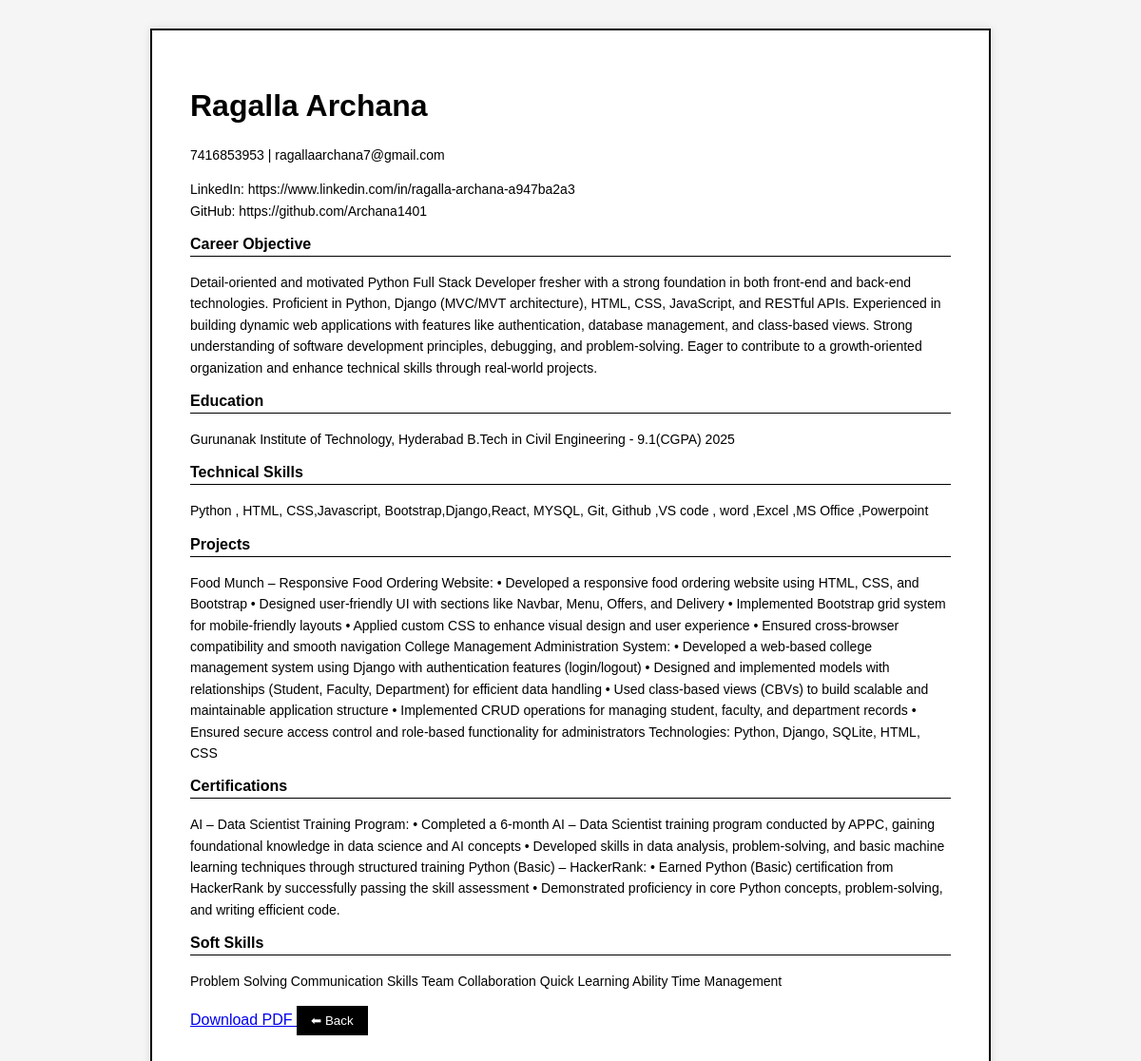
Screenshot of /view/5/ with the database file from the repository.
### resume_app/models.py (models this page shows, shortened)
class Resume(models.Model):
    name = models.CharField(max_length=100)
    phone = models.CharField(max_length=15)
    email = models.EmailField()
    linkedin = models.URLField()
    github = models.URLField()
    career_objective = models.TextField()
    education = models.TextField()
    technical_skills = models.TextField()
    projects = models.TextField()
    certifications = models.TextField()
    soft_skills = models.TextField()

### resume_app/views.py (the view)
# urls.py: path('view/<int:id>/', views.view_resume, name='view'),
def view_resume(request, id):
    resume = Resume.objects.get(id=id)
    return render(request, 'display.html', {'resume': resume})

### templates/display.html (shortened to what this page needs)
{% load static %}
<!DOCTYPE html>
<html>
<head>
    <link rel="stylesheet" href="{% static 'css/style.css' %}">
</head>
<body>
<div class="resume">
    <h1>{{ resume.name }}</h1>
    <p>{{ resume.phone }} | {{ resume.email }}</p>
    <p>
        LinkedIn: {{ resume.linkedin }} <br>
        GitHub: {{ resume.github }}
    </p>
    <h3>Career Objective</h3>
    <p>{{ resume.career_objective }}</p>
    <h3>Education</h3>
    <p>{{ resume.education }}</p>
    <h3>Technical Skills</h3>
    <p>{{ resume.technical_skills }}</p>
    <h3>Projects</h3>
    <p>{{ resume.projects }}</p>
    <h3>Certifications</h3>
    <p>{{ resume.certifications }}</p>
    <h3>Soft Skills</h3>
    <p>{{ resume.soft_skills }}</p>
    <a class="btn" href="{% url 'download' resume.id %}">
        Download PDF
    </a>
    <a href="{% url 'list' %}">
    <button>⬅ Back</button>
</a>
</div>
</body>
</html>

### static/css/style.css (style rules this page uses)
body { font-family: Arial, sans-serif; background:whitesmoke; margin: 0; }
h3 { margin-top: 20px; }
button { padding: 8px 15px; background: black; color: white; border: none; cursor: pointer; }
.resume { width: 800px; margin: 30px auto; background: #fff; padding: 40px; border: 2px solid #000; box-shadow: 0 0 10px rgba(0,0,0,0.1); }
p { font-size: 14px; line-height: 1.6; }
h3 { font-size: 16px; border-bottom: 1px solid black !important; padding-bottom: 3px; margin-top: 15px; }

### rows the page displays
Resume: name "Ragalla Archana", phone "7416853953", email "ragallaarchana7@gmail.com", linkedin "https://www.linkedin.com/in/ragalla-archana-a947ba2a3", github "https://github.com/Archana1401", career_objective "Detail-oriented and motivated Python Full Stack Developer fresher with a strong foundation in both front-end and back-end technologies. Proficient in Python, Django (MVC/MVT architecture), HTML, CSS, JavaScript, and RESTful APIs. Experienced in building dynamic web applications with features like authentication, database management, and class-based views. Strong understanding of software development principles, debugging, and problem-solving. Eager to contribute to a growth-oriented organization and enhance technical skills through real-world projects.", education "Gurunanak Institute of Technology, Hyderabad B.Tech in Civil Engineering - 9.1(CGPA) 2025", technical_skills "Python , HTML, CSS,Javascript, Bootstrap,Django,React, MYSQL, Git, Github ,VS code , word ,Excel ,MS Office ,Powerpoint", projects "Food Munch – Responsive Food Ordering Website: • Developed a responsive food ordering website using HTML, CSS, and Bootstrap • Designed user-friendly UI with sections like Navbar, Menu, Offers, and Delivery • Implemented Bootstrap grid system for mobile-friendly layouts • Applied custom CSS to enhance visual design and user experience • Ensured cross-browser compatibility and smooth navigation College Management Administration System: • Developed a web-based college management system using Django with authentication features (login/logout) • Designed and implemented models with relationships (Student, Faculty, Department) for efficient data handling • Used class-based views (CBVs) to build…", certifications "AI – Data Scientist Training Program: • Completed a 6-month AI – Data Scientist training program conducted by APPC, gaining foundational knowledge in data science and AI concepts • Developed skills in data analysis, problem-solving, and basic machine learning techniques through structured training Python (Basic) – HackerRank: • Earned Python (Basic) certification from HackerRank by successfully passing the skill assessment • Demonstrated proficiency in core Python concepts, problem-solving, and writing efficient code.", soft_skills "Problem Solving Communication Skills Team Collaboration Quick Learning Ability Time Management"
